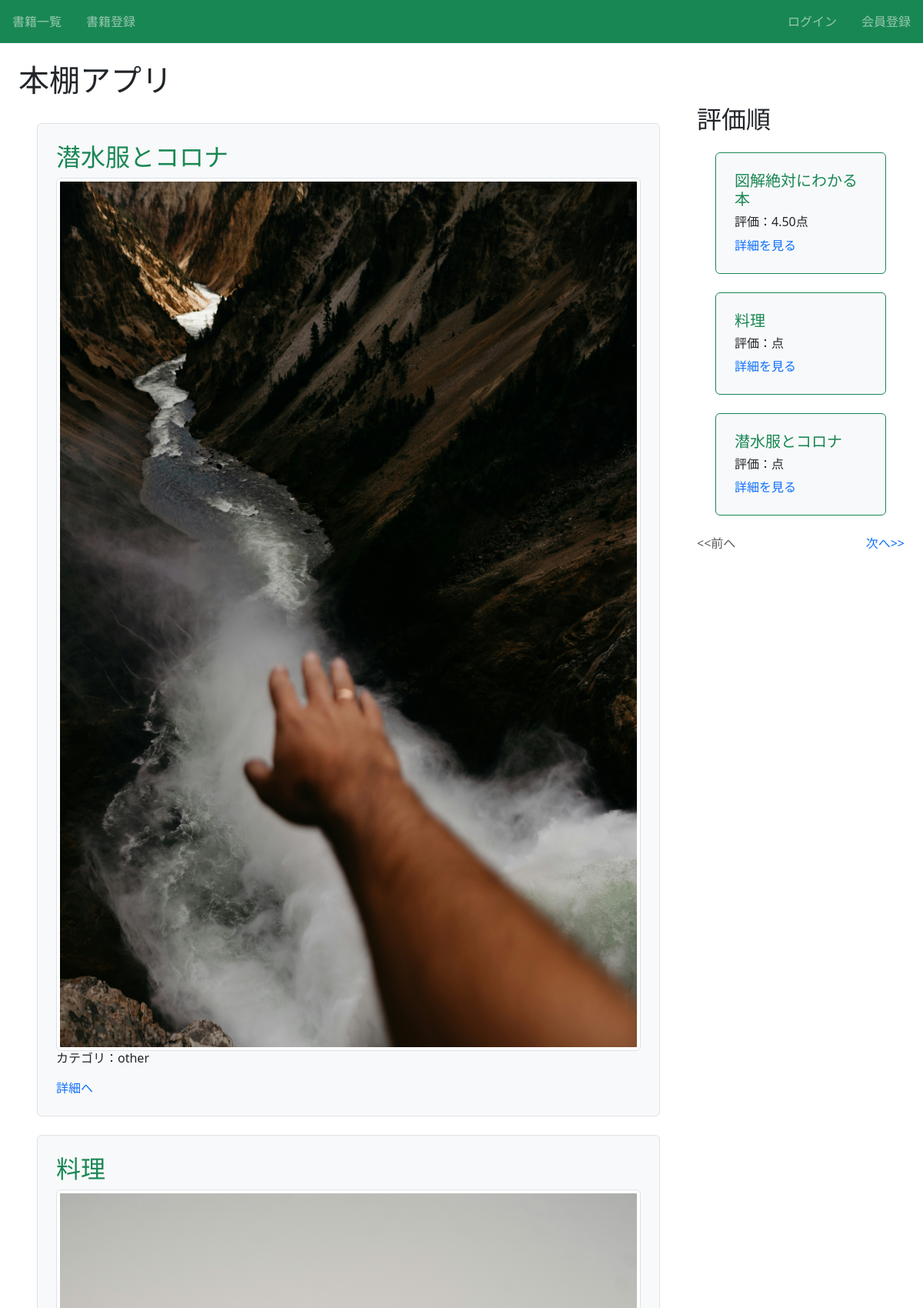
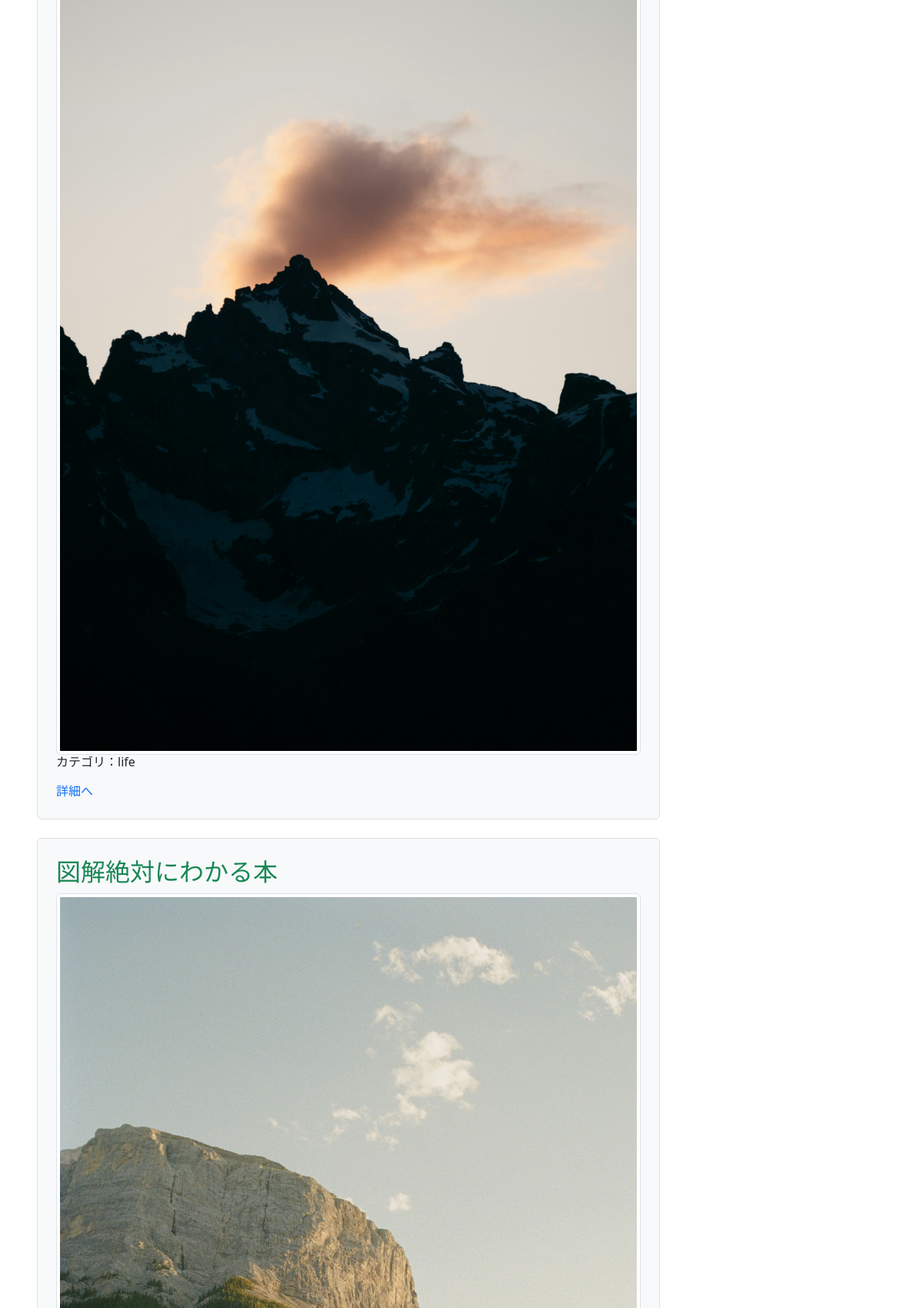
The page / (upper part) on the database its author committed (2 pictures, top to bottom).
### book/models.py (models this page shows)
class Book(models.Model):
    title = models.CharField(max_length=100)
    text = models.TextField()
    thumbnail = models.ImageField(null=True, blank=True)
    category = models.CharField(
        max_length=100,
        choices = CATEGORY
        )
    user = models.ForeignKey('auth.User', on_delete=models.CASCADE)

### book/views.py (the view)
# urls.py: path('', views.index_view,name='index'),
def index_view(request):
    object_list = Book.objects.order_by('-id')
    ranking_list = Book.objects.annotate(avg_rating=Avg('review__rate')).order_by('-avg_rating')
    paginator = Paginator(ranking_list, ITEM_PER_PAGE)
    page_number = request.GET.get('page',1)
    page_obj = paginator.page(page_number)
    return render(
        request,
        'book/index.html',
        {'object_list': object_list, 'ranking_list': ranking_list, 'page_obj':page_obj },
    )

### book/templates/book/index.html (shortened to what this page needs)
{% extends 'base.html' %}
{% block h1 %}本棚アプリ{% endblock %}
{% block content %}
<div class="row">
  <div class="col-9">
  {% for item in object_list %}
    <div class="p-4 m-4 bg-light border boder-success rounded">
      <h2 class="text-success">{{ item.title }}</h2>
      {% if item.thumbnail %}
      <img src="{{ item.thumbnail.url }}" class="img-thumbnail" />
      {% endif %}
      <h6> カテゴリ：{{item.category}}</h6>
      <div class="mt-3">
        <a href="{% url 'detail-book' item.pk %}">詳細へ</a>
      </div>
    </div>
  {% endfor %}
  </div>
  <div class="col-3">
    <h2>評価順</h2>
    {% for ranking_book in ranking_list %}
      <div class="p-4 m-4 bg-light border border-success rounded">
        <h3 class="text-success h5">{{ ranking_book.title}}</h3>
        <h6>評価：{{ranking_book.avg_rating|floatformat:2}}点</h6>
        <a href="{% url 'detail-book' ranking_book.id %}">詳細を見る</a>
      </div>
    {% endfor %}
    {% include 'book/components/pagination.html' %}
  </div>
</div>
{% endblock content %}

### templates/base.html (shortened to what this page needs)
{% load static %}
<!doctype html>
<html lang="en">
    <head>
        <link href="https://cdn.jsdelivr.net/npm/bootstrap@5.3.6/dist/css/bootstrap.min.css" rel="stylesheet">
        <link rel="stylesheet" type="text/css" href="{% static 'book/css/style.css' %}">
    </head>
    <body>
      <nav class="navbar navbar-dark bg-success sticky-top">
        <div class="navbar-nav d-flex flex-row">
          <a class="nav-link mx-3" href="{% url 'index' %}">書籍一覧</a>
          <a class="nav-link mx-3" href="{% url 'create-book' %}">書籍登録</a>
        </div>
        <div class="navbar-nav d-flex flex-row">
          {% if request.user.is_authenticated %}
            <a class="nav-link mx-3" href="{% url 'accounts:logout' %}">ログアウト</a>
          {% else %}
            <a class="nav-link mx-3" href="{% url 'accounts:login' %}">ログイン</a>
            <a class="nav-link mx-3" href="{% url 'accounts:signup' %}">会員登録</a>
          {% endif %}
        </div>
      </nav>
      <div class='p-4'>
        <h1>{% block h1 %}{% endblock %}</h1>
      {% block content %}{% endblock content %}
    </body>
</html>

### book/templates/book/components/pagination.html
{% if page_obj.has_other_pages %}
  <ul class="list-unstyled m-0 d-flex justify-content-between">
    {% if page_obj.has_previous %}
    <li><a href="?page={{ page_obj.previous_page_number }}">&lt;&lt;前へ</a></li>
    {% else %}
    <li class="text-muted">&lt;&lt;前へ</li>
    {% endif %}
    {% if page_obj.has_next %}
    <li><a href="?page={{ page_obj.next_page_number }}">次へ&gt;&gt;</a></li>
    {% else %}
    <li class="text-muted">次へ&gt;&gt;</li>
    {% endif %}
  </ul>
  {% endif %}

### book/static/book/css/style.css (style rules this page uses)
a { text-decoration: none; }

### rows shown on the page
Book: title "潜水服とコロナ", thumbnail (picture), category "other"
Book: title "料理", thumbnail (picture), category "life"
Book: title "図解絶対にわかる本", thumbnail (picture), avg_rating "4.50"
